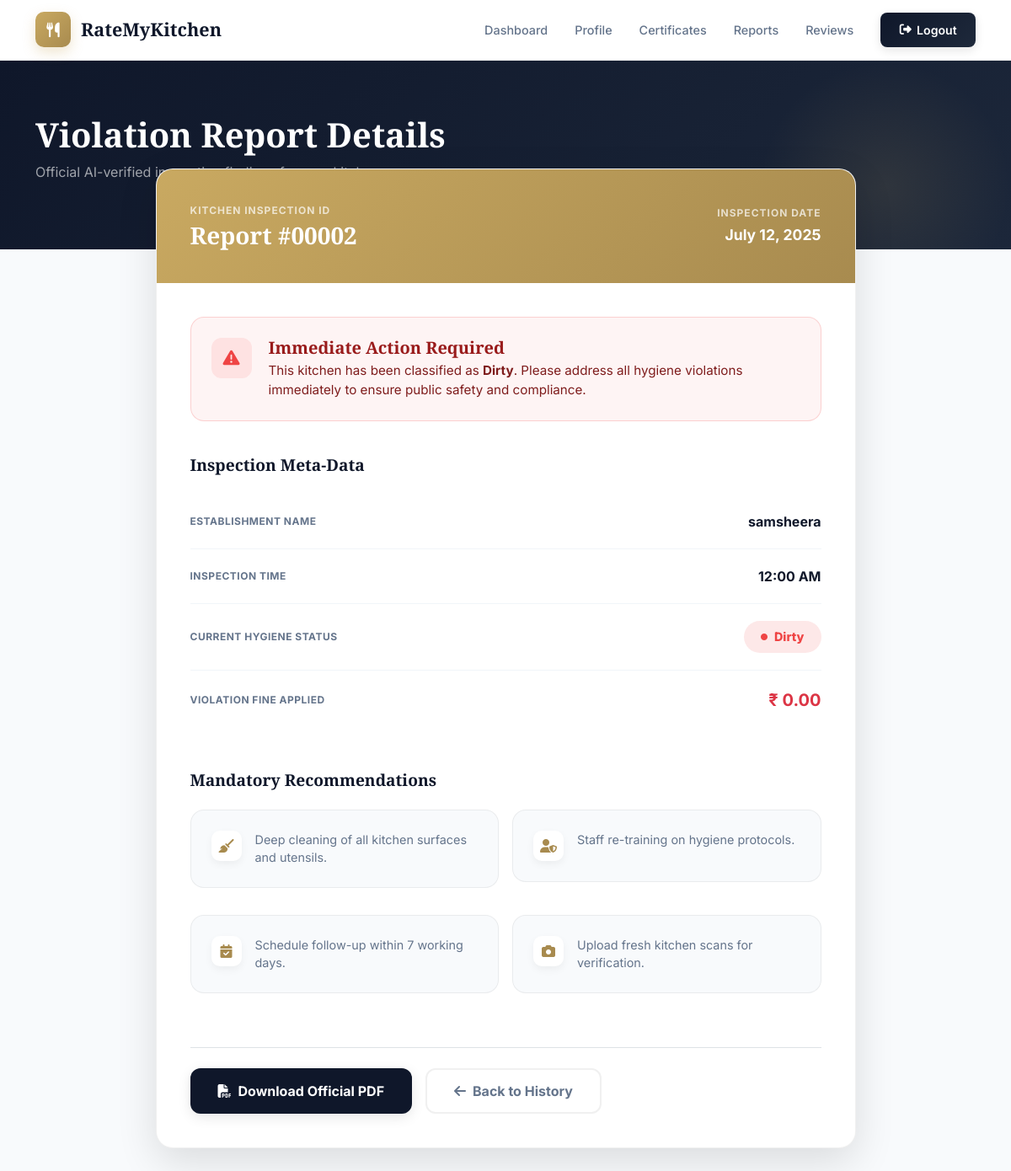
Before: /User/view-report/2/ (signed in) with the older database file.
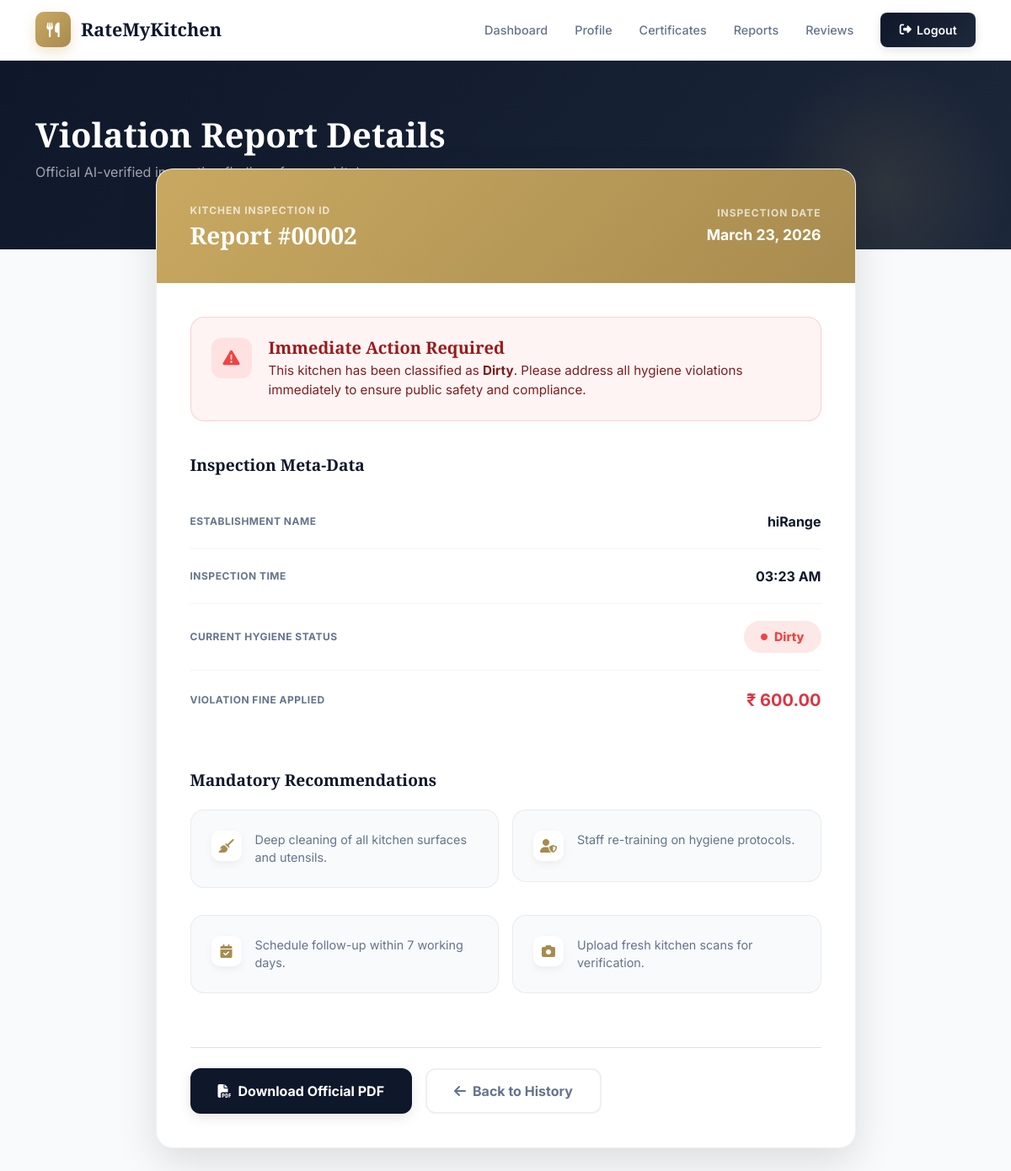
After: the same page with the newer database file.
### User/models.py (models this page shows, shortened)
class HygieneViolation(models.Model):
    hotel = models.ForeignKey(tbl_hotel, on_delete=models.CASCADE)
    issue_date = models.DateTimeField(auto_now_add=True)
    hygiene_status = models.CharField(max_length=50)  # "Dirty" or "Moderately Clean"
    complaint = models.ForeignKey('PublicComplaint', on_delete=models.CASCADE, null=True, blank=True)
    pdf_file = models.FileField(upload_to='violation_reports/', null=True, blank=True)
    fine_amount = models.DecimalField(max_digits=10, decimal_places=2, default=0.00)

class tbl_hotel(models.Model):
    hotel_name = models.CharField(max_length=100)
    hotel_email = models.EmailField(unique=True)
    hotel_password = models.CharField(max_length=128)
    hotel_contact = models.CharField(max_length=20, blank=True)
    hotel_address = models.CharField(max_length=255, blank=True)
    is_verified = models.IntegerField(
        choices=[
            (0, 'Not Verified'),
            (1, 'Verified'),
            (2, 'Rejected')
        ],
        default=0
    )
    hygiene_status = models.CharField(
        max_length=50,
        choices=[
            ('Pending', 'Pending'),
            ('Clean', 'Clean'),
            ('Moderately Clean', 'Moderately Clean'),
            ('Dirty', 'Dirty'),
        ],
        default='Pending'
    )
    certificate_generated = models.BooleanField(default=False)
    verified_at = models.DateTimeField(null=True, blank=True)

### User/views.py (the view)
# urls.py: path('view-report/<int:report_id>/', views.view_report, name='view_report'),
def view_report(request, report_id):
    hotel = _require_hotel(request)
    if not hotel:
        return redirect("guest:login")
    report = get_object_or_404(HygieneViolation, id=report_id, hotel=hotel)
    return render(request, 'User/ViewReport.html', {
        'report': report,
        'hotel': hotel,
    })

### User/views.py (called while the page is built)
def _require_hotel(request):
    hid = request.session.get("hid")
    if not hid:
        return None
    try:
        return tbl_hotel.objects.get(id=hid)
    except tbl_hotel.DoesNotExist:
        return None

### templates/User/ViewReport.html (shortened to what the changed rows need)
{% extends "User/Header.html" %}
{% block content %}
<div class="page-banner">
    <div class="container banner-content" data-aos="fade-up">
        <h1 class="banner-title">Violation Report Details</h1>
    </div>
</div>
<div class="container mb-5">
    <div class="row justify-content-center">
        <div class="col-lg-9">
            <div class="report-detail-card" data-aos="fade-up" data-aos-delay="100">
                <div class="report-accent-bar d-flex justify-content-between align-items-center">
                    <div>
                        <div style="font-size: 0.75rem; font-weight: 700; text-transform: uppercase; letter-spacing: 1px; color: rgba(255,255,255,0.7); margin-bottom: 0.25rem;">Kitchen Inspection ID</div>
                        <h2 style="font-size: 1.75rem; font-weight: 900; margin: 0;">Report #{{ report.id|stringformat:"05d" }}</h2>
                    </div>
                    <div class="text-end d-none d-md-block">
                        <div style="font-size: 0.75rem; font-weight: 700; text-transform: uppercase; letter-spacing: 1px; color: rgba(255,255,255,0.7); margin-bottom: 0.25rem;">Inspection Date</div>
                        <div style="font-weight: 700; font-size: 1.1rem;">{{ report.issue_date|date:"F d, Y" }}</div>
                    </div>
                </div>
                <div class="report-section">
                    <div class="mb-5">
                        <div class="info-row">
                            <span class="info-label">Establishment Name</span>
                            <span class="info-val">{{ hotel.hotel_name }}</span>
                        </div>
                        <div class="info-row">
                            <span class="info-label">Inspection Time</span>
                            <span class="info-val">{{ report.issue_date|date:"h:i A" }}</span>
                        </div>
                        <div class="info-row">
                            <span class="info-val">
                                <span class="status-pill-lg {% if report.hygiene_status == 'Dirty' %}status-dirty{% elif report.hygiene_status == 'Moderately Clean' %}status-moderate{% else %}status-clean{% endif %}">
                                    <i class="fas fa-circle" style="font-size:0.5rem;"></i>
                                    {{ report.hygiene_status }}
                                </span>
                            </span>
                        </div>
                        <div class="info-row">
                            <span class="info-label">Violation Fine Applied</span>
                            <span class="info-val text-danger" style="font-size: 1.25rem;">₹ {{ report.fine_amount|default:"0.00" }}</span>
                        </div>
                    </div>
                </div>
            </div>
        </div>
    </div>
</div>
{% endblock %}

Changed rows visible on the page:
changed HygieneViolation "Dirty": issue_date "July 12, 2025" → "March 23, 2026"; issue_date "12:00 AM" → "03:23 AM"; fine_amount "0.00" → "600.00"
changed tbl_hotel: hotel_name "samsheera" → "hiRange"
